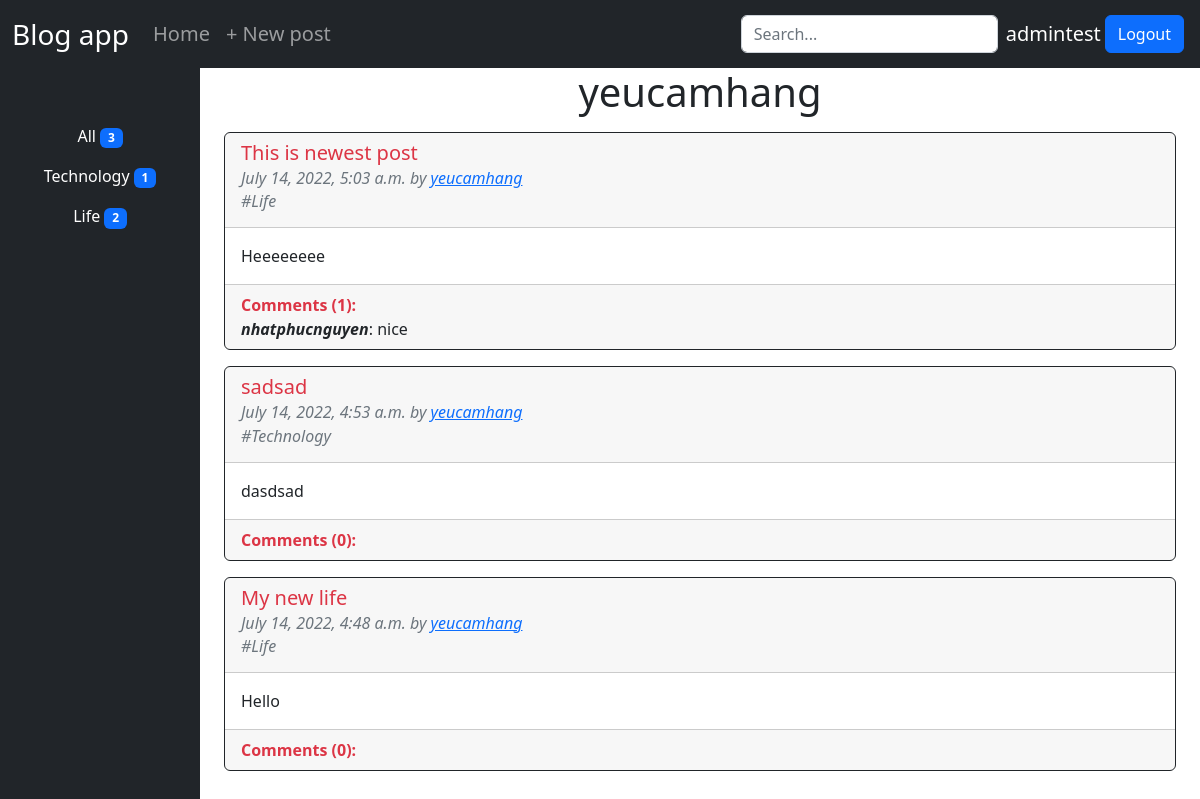
The app's page /profile/2 (signed in) with its own data.
### base/models.py (models this page shows, shortened)
class Topic(models.Model):
    name = models.CharField(max_length=100)
    def __str__(self):
        return self.name

class Post(models.Model):
    topic = models.ForeignKey(Topic,null=True,on_delete=models.SET_NULL)
    title = models.CharField(max_length=150)
    body = models.TextField()
    author = models.ForeignKey(
        User,
        on_delete= models.CASCADE,
    )
    timeUpdated = models.DateTimeField(auto_now_add=True)
    timeCreated = models.DateTimeField(auto_created=True,auto_now_add=True)
    class Meta:
        ordering = ('-timeUpdated','-timeCreated')

class Comment(models.Model):
    post = models.ForeignKey(
        Post,
        on_delete=models.CASCADE,
        related_name='comments'
    )
    author = models.ForeignKey(
        User,
        on_delete=models.CASCADE,
    )
    body = models.TextField(max_length=250)
    timeCreated = models.DateTimeField(auto_created=True,auto_now_add=True)
    class Meta:
        ordering = ('-timeCreated',)

### base/views.py (the view)
# urls.py: path('profile/<str:pk>',views.author_profile,name='author_profile')
def author_profile(request,pk):
    q = request.GET.get('q') if request.GET.get('q') != None else ''
    author = User.objects.get(id=pk)
    if q != '':
        author_posts = Post.objects.filter(
            Q(author_id=author.id) & Q(topic__name=q)
        )
    else:
        author_posts = Post.objects.filter(
            author = author
        )
    author_post_count = Post.objects.filter(author=author).count()
    topics = Topic.objects.all()
    topic_post_count = {}
    for topic in topics:
        topic_post_count.update({topic.name:Post.objects.filter(topic__name=topic,author=author).count()})
    context = {'author':author,"posts":author_posts,'post_count':author_post_count,'topics':topics,'topic_post_count':topic_post_count}
    return render(request,'base/author_profile.html',context)

### base/templates/base/author_profile.html
{% extends 'base.html' %}
{% block content %}
    <div class="container-fluid">
        <div class="row">
            <div class="col-6 col-md-2 bg-dark text-center" style="min-height: 100vh;">
                <ul class="nav flex-column mt-5">
                    <li class="nav-item">
                        <a class="nav-link text-white" aria-current="page" href="{% url 'author_profile' author.id %}">All <span class="badge bg-primary text-wrap">{{post_count}}</span></a>
                        </li>
                    {% for topic,quantity in topic_post_count.items %}
                        <li class="nav-item">
                        <a class="nav-link text-white" aria-current="page" href="{% url 'author_profile' author.id %}?q={{topic}}">{{topic}} <span class="badge bg-primary text-wrap">{{quantity}}</span></a>
                        </li>
                    {% endfor %}
                </ul>
            </div>
            <div class="col">
                <h1 class="text-center">{{author.username}}</h1>
                {% include 'base/postlist_component.html' %}
            </div>
        </div>
    </div>
{% endblock %}

### templates/navbar.html (shortened to what this page needs)
<nav class="navbar navbar-expand-lg navbar-dark bg-dark">
    <div class="container-fluid">
        <a class="navbar-brand fs-3" href="#">Blog app</a>
        <div class="collapse navbar-collapse fs-5" id="navbarNav">
            <ul class="navbar-nav me-auto mb-2 mb-lg-0">
                <li class="nav-item">
                    <a class="nav-link" href="{% url 'post_list' %}">Home</a>
                </li>
                {% if request.user.is_authenticated %}
                <li class="nav-item">
                    <a class="nav-link " href="{% url 'post_create' %}">+ New post</a>
                </li>
                {% endif %}
            </ul>
            <div class="d-flex p-1 justify-content-end">
                <form class="d-flex" role="search" method="GET" action="{% url 'post_list' %}">
                    <input class="form-control me-2" name="q" type="search" placeholder="Search..." aria-label="Search">
                </form>
                {% if request.user.is_authenticated %}
                    <span class="text-white fs-5 mt-1">{{user.username}}</span>
                    <a class="btn btn-primary ms-1" href="{% url 'logout' %}">Logout</a>
                {% else %}
                    <a class="btn btn-secondary ms-1" href="{% url 'login' %}">Login</a>
                    <a class="btn btn-primary ms-1" href="{% url 'signup' %}">Signup</a>
                {% endif %}
            </div>
        </div>
    </div>
</nav>

### base/templates/base/postlist_component.html (shortened to what this page needs)
{% for post in posts %}
<div class="container">
    <div div class="card border-dark border-1" style="width: 100%; margin-top:1rem">
        <div class="card-header">
            <h5 class="card-title"><a href="{% url 'post_details' post.id %}"
                    class="text-decoration-none link-danger">{{post.title}}</a></h5>
            <h6 class="card-subtitle mb-2 fst-italic text-muted ">{{post.timeCreated}} by <a
                    href="{% url 'author_profile' post.author.id %}">{{post.author}}</a></h6>
            <h6 class="card-subtitle mb-2 fst-italic text-muted "> #{{post.topic}}</h6>
        </div>
        <div class="card-body">
            <p class="card-text">{{post.body}}</p>
        </div>
        <div class="card-footer">
            <span class="text-danger fw-bold">Comments ({{post.comments.all.count}}):</span>
            {% for comment in post.comments.all|slice:"0:2" %}
            <div><span class="fst-italic fw-bold">{{comment.author}}</span>: {{comment.body}}</div>
            {% endfor %}
        </div>
    </div>
</div>
{% endfor %}

### records on screen
Topic: topic_post_count "Technology"
Topic: topic_post_count "Life"
Post: title "This is newest post", timeCreated "July 14, 2022, 5:03 a.m.", author "yeucamhang", topic "Life", body "Heeeeeeee", comments.all.count "1"
Comment: author "nhatphucnguyen", body "nice"
Post: title "sadsad", timeCreated "July 14, 2022, 4:53 a.m.", author "yeucamhang", topic "Technology", body "dasdsad", comments.all.count "0"
Post: title "My new life", timeCreated "July 14, 2022, 4:48 a.m.", author "yeucamhang", topic "Life", body "Hello", comments.all.count "0"

### other values on screen
{{ user.username }} "admintest"
{{ post_count }} "3"
{{ quantity }} "1" "2"
{{ author.username }} "yeucamhang"
